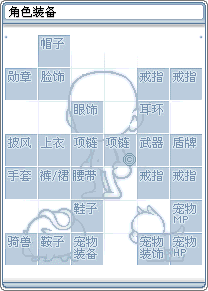
#> input picture docs/features/ui-v83-window-restore/evidence/r27-b3-equip/Equip_FullBackgrnd.png, 208 x 291 px, given in place of native_equip.png, which was not available
$ python flatfill_control.py
#> lines starting #> are read from the running program, lines starting #| are printed output that depends on the picture
# -*- coding: utf-8 -*-
"""负对照：证明升级后的 Equip.json 分得出「按格改色」与「盖一层纯色」。

背景（README §3/§6.3）：原生粉格**不是平涂**，是同一张 backgrnd 按格逐像素调色，
网点/渐变全保留（主色只占 ~47%）。旧 oracle 只有 blob/band 探针，比的是 bbox ——
平涂一块 (255,187,187) 能给出**完全相同的框**，所以平涂实现能蒙过门禁。
新加的 `tint` 探针比的是逐像素等式（rate=与 tint(美术) 相等的占比），这条补上后
门禁必须当场把四种「看起来像粉色」的写法全判死，否则 B3-5 不算完成。

四种合成都是拿**已入库的原生 oracle 帧**改出来的（不依赖客户端、可离线复跑）：
  flat   —— 整格铺一个纯色（两种取值：精确目标色 / 该格众数色=对作弊最有利的那档）
  none   —— 不改色，格子还原成冷灰美术原样
  phase3 —— 改色取样的美术低 3px，即调色原点没加 README §8 那个 (0,3) 补偿
  over3  —— 改色对但矩形高了 3px，把格子上沿的白描边一起染了
判据：check 对每种合成都要当场报 FAIL。**分工要如实说**：flat/none/phase3 由新加的
`tint` 尺抓（逐像素等式），over3 由原有的白框/网格 `blob`/`band` 尺抓 —— 所以「平涂能蒙过」
这个洞是 tint 尺补上的，不是 bbox 尺本来就能抓。

用法：python flatfill_control.py        # 打印逐档读数，同时写 flatfill_control.txt
"""
import collections
import os
import subprocess
import sys

import numpy as np
from PIL import Image

HERE = os.path.dirname(os.path.abspath(__file__))
# r27-b3-equip -> evidence -> ui-v83-window-restore -> features -> docs -> 仓库根
ROOT = os.path.abspath(os.path.join(HERE, "../../../../../"))
LAYOUT = os.path.join(ROOT, "docs/features/ui-v83-window-restore/tools/layout.py")
SPEC = "docs/features/ui-v83-window-restore/evidence/r27-oracle/Equip.json"
FRAME = "docs/features/ui-v83-window-restore/evidence/r27-oracle/frames/native_equip.png"
ART = "docs/features/ui-v83-window-restore/evidence/r27-oracle/tmpl/Equip_backgrnd.png"
OUT = os.path.join(HERE, "flatfill_control.txt")
TMP = os.path.join(HERE, "_flatfill_%s.png")

# 调色矩形 = 槽位 + (0,3)、32x32（README §6.4b），probe 区与此一致
CELLS = [(5, 233), (38, 233)]


def tint_pixel(c):
    """与 C++ Graphics/MemoryTexture.cpp 同一份调色核（README §6.3/§8 的穷举门禁验过）。"""
    r, g, b = (int(v) for v in c)
    return (17 * ((3 * r + 306) // 68), 17 * ((3 * g + 33) // 68), 17 * ((3 * b + 33) // 68))


def decode(raw):
    return raw.decode(os.environ.get("PYTHONIOENCODING", "utf-8"), "replace")


def main():
    src = os.path.join(ROOT, FRAME)
    arr = np.asarray(Image.open(src).convert("RGB")).astype(np.uint8)
    art = np.asarray(Image.open(os.path.join(ROOT, ART)).convert("RGB")).astype(np.uint8)
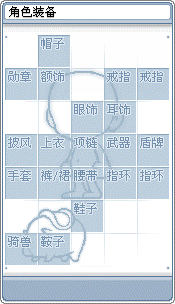
#> input picture docs/features/ui-v83-window-restore/evidence/r27-b3-equip/Equip_backgrnd.png, 175 x 304 px, found by its file name

    def modal(x, y):
        box = collections.Counter(map(tuple, arr[y:y + 32, x:x + 32].reshape(-1, 3)))
#> box = 26 items
        return box.most_common(1)[0][0]

    variants = {}

    # flat：整格铺纯色。铺该格众数色是对作弊者最有利的一档（bbox 与主色占比都和原生一致）
    for tag, color in (("flat_target", (255, 187, 187)),
                       ("flat_modal", modal(*CELLS[0]))):
        a = arr.copy()
        for x, y in CELLS:
            a[y:y + 32, x:x + 32] = color
        variants[tag] = a
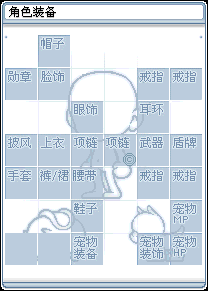
#> a: shape (291, 208, 3); mean R, G, B 209.2, 218.8, 227.9
#> after the loop, variants = 2 items

    # none：不改色 —— 把冷灰美术原样贴回去
    a = arr.copy()
    for x, y in CELLS:
        a[y:y + 32, x:x + 32] = art[y:y + 32, x:x + 32]
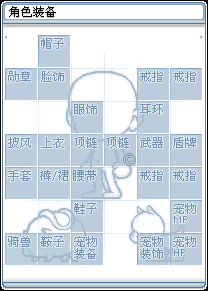
#> a: shape (291, 208, 3); mean R, G, B 209.1, 218.7, 227.7
    variants["none"] = a

    # phase3：改色矩形取样的美术比正确的低 3px（= 调色原点直接拿 iconpositions、
    # 没加 README §8 那个 (0,3) 补偿的真实形状）
    a = arr.copy()
    for x, y in CELLS:
        box = art[y - 3:y + 29, x:x + 32]
        tinted = np.array([tint_pixel(c) for c in box.reshape(-1, 3)], dtype=np.uint8)
        a[y:y + 32, x:x + 32] = tinted.reshape(box.shape)
#> this loop made 2 passes
#> pass 1, in main, `box = art[y - 3:y + 29, x:x + 32]`:
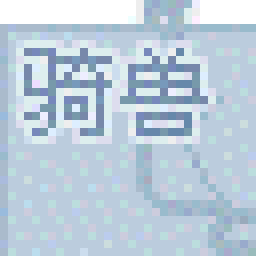
#> box: shape (32, 32, 3) (shown 8 times larger); mean R, G, B 187.3, 204.5, 219.3
#> after the loop:
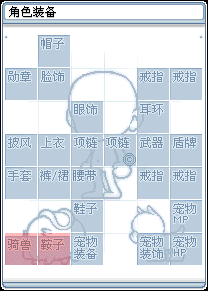
#> a: shape (291, 208, 3); mean R, G, B 209.9, 217, 225.9
    variants["phase3"] = a

    # over3：改色本身对，但矩形高了 3px（把格子上沿的白描边也染了）
    a = arr.copy()
    for x, y in CELLS:
        box = art[y - 3:y + 29, x:x + 32]
        tinted = np.array([tint_pixel(c) for c in box.reshape(-1, 3)], dtype=np.uint8)
        a[y - 3:y + 29, x:x + 32] = tinted.reshape(box.shape)
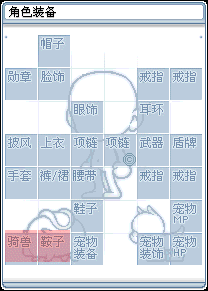
#> a: shape (291, 208, 3); mean R, G, B 209.8, 216.9, 225.9
    variants["over3"] = a

    lines = ["负对照：合成帧过 layout.py check（期望：每档都有探针当场 FAIL）",
             "帧源 %s  众数色=%s" % (FRAME, tuple(int(v) for v in modal(*CELLS[0]))), ""]
    rc = 0
    caught_by = {}
    env = dict(os.environ, PYTHONIOENCODING="utf-8")  # 子进程默认 cp936，按 utf-8 解会变乱码
    for tag, a in variants.items():
        path = TMP % tag
        Image.fromarray(a.astype(np.uint8)).save(path)
        p = subprocess.run([sys.executable, LAYOUT, "check", SPEC, path],
                           capture_output=True, cwd=ROOT, env=env)
        os.remove(path)
        rows = decode(p.stdout).splitlines()
        rows = [r.strip() for r in rows if r.startswith("  ")]
        fails = [r for r in rows if "FAIL" in r]
        tint_fail = any("_tint" in r for r in fails)
        caught_by[tag] = "tint" if tint_fail else ("bbox" if fails else "NONE")
        bad = not fails
        rc |= 1 if bad else 0
        lines.append("%-11s check 退出码=%d 抓到=%s 由哪把尺抓到=%s"
                     % (tag, p.returncode, "是" if not bad else "否!", caught_by[tag]))
        lines.extend("    " + r for r in (fails if fails else rows))
#> this loop made 1 pass
#> tag on pass 1: 'flat_target'
#> pass 1, in main, `Image.fromarray(a.astype(np.uint8)).save(path)`:
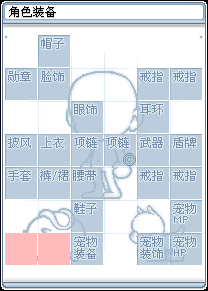
#> saved as _flatfill_flat_target.png: PIL image 208x291 RGB; mean R, G, B 211.5, 218.2, 226.7
#> after the loop, caught_by = 0 items; lines = 3 items; rc = 0
    lines.append("")
    lines.append("分工：平涂/漏涂由新加的 tint 尺抓到（逐像素等式），多染 3 行由原有的白框/网格尺抓到。")
    lines.append("结论：%s" % ("四种写法全部被门禁判死，B3-5 成立" if rc == 0
                              else "有档漏检，门禁仍分不出平涂"))
    text = "\n".join(lines) + "\n"
    with open(OUT, "w", encoding="utf-8") as fh:
        fh.write(text)
    sys.stdout.buffer.write(text.encode("gbk", "replace"))
    return rc


if __name__ == "__main__":
    sys.exit(main())
#> (the call stopped at in main, `p = subprocess.run([sys.executable, LAYOUT, "check", SPEC, path], capt..`: subprocess is not available in this run)
